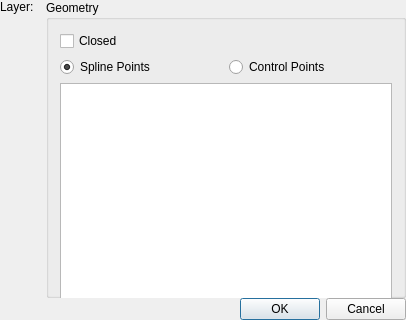
<?xml version="1.0" encoding="UTF-8"?>
<ui version="4.0">
 <class>DlgSplinePoints</class>
 <widget class="QDialog" name="DlgSplinePoints">
  <property name="geometry">
   <rect>
    <x>0</x>
    <y>0</y>
    <width>406</width>
    <height>320</height>
   </rect>
  </property>
  <property name="sizePolicy">
   <sizepolicy hsizetype="Minimum" vsizetype="Minimum">
    <horstretch>0</horstretch>
    <verstretch>0</verstretch>
   </sizepolicy>
  </property>
  <property name="minimumSize">
   <size>
    <width>400</width>
    <height>320</height>
   </size>
  </property>
  <property name="windowTitle">
   <string>SplinePoints</string>
  </property>
  <property name="modal">
   <bool>true</bool>
  </property>
  <layout class="QVBoxLayout">
   <property name="spacing">
    <number>0</number>
   </property>
   <property name="leftMargin">
    <number>0</number>
   </property>
   <property name="topMargin">
    <number>0</number>
   </property>
   <property name="rightMargin">
    <number>0</number>
   </property>
   <property name="bottomMargin">
    <number>0</number>
   </property>
   <item>
    <layout class="QHBoxLayout">
     <item>
      <layout class="QVBoxLayout">
       <item>
        <layout class="QHBoxLayout">
         <item>
          <widget class="QLabel" name="lLayer">
           <property name="sizePolicy">
            <sizepolicy hsizetype="Preferred" vsizetype="Preferred">
             <horstretch>0</horstretch>
             <verstretch>0</verstretch>
            </sizepolicy>
           </property>
           <property name="text">
            <string>Layer:</string>
           </property>
           <property name="wordWrap">
            <bool>false</bool>
           </property>
          </widget>
         </item>
         <item>
          <widget class="QG_LayerBox" name="cbLayer" native="true"/>
         </item>
        </layout>
       </item>
       <item>
        <widget class="QG_WidgetPen" name="wPen" native="true">
         <property name="sizePolicy">
          <sizepolicy hsizetype="MinimumExpanding" vsizetype="MinimumExpanding">
           <horstretch>0</horstretch>
           <verstretch>0</verstretch>
          </sizepolicy>
         </property>
        </widget>
       </item>
      </layout>
     </item>
     <item>
      <widget class="QGroupBox" name="buttonGroup8">
       <property name="sizePolicy">
        <sizepolicy hsizetype="MinimumExpanding" vsizetype="MinimumExpanding">
         <horstretch>1</horstretch>
         <verstretch>0</verstretch>
        </sizepolicy>
       </property>
       <property name="title">
        <string>Geometry</string>
       </property>
       <layout class="QGridLayout">
        <item row="0" column="0" colspan="2">
         <widget class="QCheckBox" name="cbClosed">
          <property name="text">
           <string>Closed</string>
          </property>
         </widget>
        </item>
        <item row="1" column="0" colspan="2">
         <layout class="QHBoxLayout" name="horizontalLayout_2">
          <item>
           <widget class="QRadioButton" name="rbSplinePoints">
            <property name="toolTip">
             <string>If selected, spline points are used</string>
            </property>
            <property name="text">
             <string>Spline Points</string>
            </property>
            <property name="checked">
             <bool>true</bool>
            </property>
           </widget>
          </item>
          <item>
           <widget class="QRadioButton" name="rbControlPoints">
            <property name="toolTip">
             <string>If selected, control points are used</string>
            </property>
            <property name="text">
             <string>Control Points</string>
            </property>
           </widget>
          </item>
         </layout>
        </item>
        <item row="2" column="0" colspan="2">
         <widget class="QTableView" name="tvPoints">
          <property name="minimumSize">
           <size>
            <width>320</width>
            <height>240</height>
           </size>
          </property>
          <property name="toolTip">
           <string>Points on Spline</string>
          </property>
          <property name="whatsThis">
           <string>Points on Spline</string>
          </property>
          <property name="textElideMode">
           <enum>Qt::ElideRight</enum>
          </property>
          <attribute name="horizontalHeaderCascadingSectionResizes">
           <bool>false</bool>
          </attribute>
         </widget>
        </item>
        <item row="3" column="0">
         <spacer name="spacer58">
          <property name="orientation">
           <enum>Qt::Vertical</enum>
          </property>
          <property name="sizeType">
           <enum>QSizePolicy::Expanding</enum>
          </property>
          <property name="sizeHint" stdset="0">
           <size>
            <width>20</width>
            <height>20</height>
           </size>
          </property>
         </spacer>
        </item>
       </layout>
      </widget>
     </item>
    </layout>
   </item>
   <item>
    <widget class="QDialogButtonBox" name="buttonBox">
     <property name="standardButtons">
      <set>QDialogButtonBox::Cancel|QDialogButtonBox::Ok</set>
     </property>
    </widget>
   </item>
  </layout>
 </widget>
 <layoutdefault spacing="6" margin="11"/>
 <customwidgets>
  <customwidget>
   <class>QG_WidgetPen</class>
   <extends>QWidget</extends>
   <header>qg_widgetpen.h</header>
  </customwidget>
  <customwidget>
   <class>QG_LayerBox</class>
   <extends>QWidget</extends>
   <header>qg_layerbox.h</header>
  </customwidget>
 </customwidgets>
 <resources/>
 <connections>
  <connection>
   <sender>buttonBox</sender>
   <signal>accepted()</signal>
   <receiver>DlgSplinePoints</receiver>
   <slot>accept()</slot>
   <hints>
    <hint type="sourcelabel">
     <x>202</x>
     <y>217</y>
    </hint>
    <hint type="destinationlabel">
     <x>20</x>
     <y>20</y>
    </hint>
   </hints>
  </connection>
  <connection>
   <sender>buttonBox</sender>
   <signal>rejected()</signal>
   <receiver>DlgSplinePoints</receiver>
   <slot>reject()</slot>
   <hints>
    <hint type="sourcelabel">
     <x>202</x>
     <y>217</y>
    </hint>
    <hint type="destinationlabel">
     <x>20</x>
     <y>20</y>
    </hint>
   </hints>
  </connection>
 </connections>
</ui>
